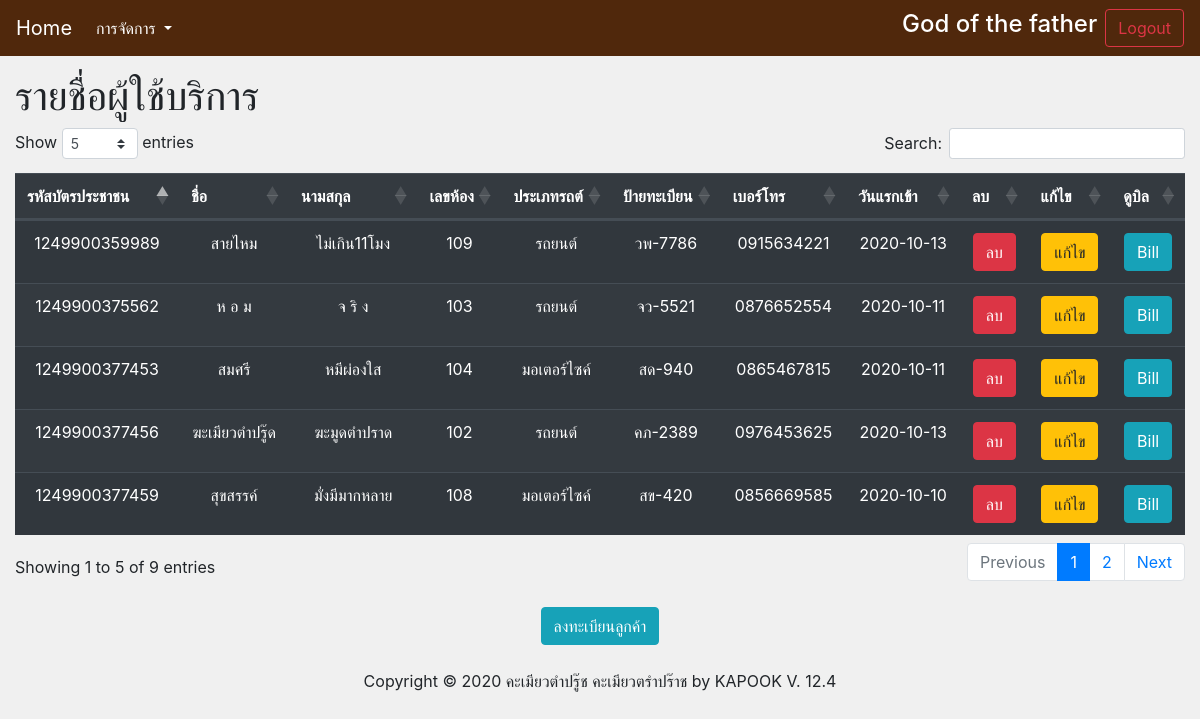
Screenshot of /admin.php (signed in) with the database file from the repository.
### tables this page shows
CREATE TABLE `member` (
  `id_member` int(11) NOT NULL,
  `idcard_member` varchar(14) NOT NULL,
  `name_member` varchar(30) NOT NULL,
  `sur_member` varchar(30) NOT NULL,
  `room_member` varchar(5) NOT NULL,
  `vehicle_member` varchar(12) DEFAULT NULL,
  `plate_member` varchar(10) DEFAULT NULL,
  `phone_member` varchar(10) NOT NULL,
  `fristday_member` date DEFAULT NULL
);

### admin.php (the view, shortened to what this page needs)
<?php
require 'connect.php';
if (!$_SESSION['userid']) {
    echo "<script>";
    echo "alert('ไม่ได้มีการ login เข้ามาอย่างถูกต้อง\nกรุณากลับไป Login เข้าใช้งานให้ถูกต้อง')";
    echo "</script>";
    Header('Refresh:0; url=index.php');
} else if ($_SESSION['userstatus'] == "user") {
    echo "<script>";
    echo "alert('ไม่มีสิทธิ์ในการใช้งาน\nจะต้องเป็นผู้ใช้ระดับ Admin เท่านั้น')";
    echo "</script>";
} else {
    $name_login = $_SESSION['name'];
    $query  = "SELECT * FROM rental.member";
    $result = mysqli_query($connect, $query);
?>
    <html>
    <head>
        <link rel="stylesheet" href="https://maxcdn.bootstrapcdn.com/bootstrap/4.0.0/css/bootstrap.min.css">
        <link rel="stylesheet" href="https://cdnjs.cloudflare.com/ajax/libs/twitter-bootstrap/4.5.2/css/bootstrap.css">
        <link rel="stylesheet" href="https://cdn.datatables.net/1.10.22/css/dataTables.bootstrap4.min.css">
        <link rel="stylesheet" href=" https://cdn.datatables.net/buttons/1.6.4/css/buttons.bootstrap4.min.css">
        <link rel="stylesheet" href="asset/style.css">
    </head>
    <body>
        <div class="sticky-top">
            <nav class="navbar navbar-expand-lg  navbar-light navbar-brown">
                <a class="navbar-brand text-white" href="admin.php">Home</a>
                <div class="collapse navbar-collapse" id="navbarSupportedContent">
                    <ul class="navbar-nav mr-auto">
                        <li class="nav-item dropdown">
                            <a class="nav-link dropdown-toggle text-white" href="#" id="navbarDropdown" role="button" data-toggle="dropdown" aria-haspopup="true" aria-expanded="false">
                                การจัดการ
                            </a>
                        </li>
                    </ul>
                    <form class="form-inline my-2 my-lg-0">
                        <h4 class="mr-sm-2 text-white"><?php echo $name_login; ?></h4>
                        <button type="button" class="btn btn-outline-danger" data-toggle="modal" data-target="#exampleModal">
                            Logout
                        </button>
                    </form>
                </div>
            </nav>
        </div>
        <div class="container-fluid pt-3">
            <h1>รายชื่อผู้ใช้บริการ</h1>
            <table class="table table-striped table-dark table-hover text-center" id="viewmember" style="width:100%">
                <thead>
                    <tr>
                        <th>รหัสบัตรประชาชน</th>
                        <th>ชื่อ</th>
                        <th>นามสกุล</th>
                        <th>เลขห้อง</th>
                        <th>ประเภทรถต์</th>
                        <th>ป้ายทะเบียน</th>
                        <th>เบอร์โทร</th>
                        <th>วันแรกเข้า</th>
                        <th>ลบ</th>
                        <th>แก้ไข</th>
                        <th>ดูบิล</th>
                    </tr>
                </thead>
                <tbody>
                    <?php while ($row = mysqli_fetch_array($result)) { ?>
                        <tr>
                            <td><?php echo $row['idcard_member']; ?></td>
                            <td><?php echo $row['name_member']; ?></td>
                            <td><?php echo $row['sur_member']; ?></td>
                            <td><?php echo $row['room_member']; ?></td>
                            <td><?php echo $row['vehicle_member']; ?></td>
                            <td><?php echo $row['plate_member']; ?></td>
                            <td><?php echo $row['phone_member']; ?></td>
                            <td><?php echo $row['fristday_member']; ?></td>
                            <td><button type="button" id="<?php echo $row['id_member'] ?>" Numroom="<?php echo $row['room_member']; ?>" class="btn btn-danger delete" data-toggle="modal" data-target="#delete">ลบ</button></td>
                            <td><a href="editMember.php?id_member=<?php echo $row['id_member']; ?>" class="btn btn-warning">แก้ไข</a></td>
                            <td><a href="billReport.php?id_member=<?php echo $row['id_member']; ?> & name=<?php echo $row['name_member'] . " " . $row['sur_member']; ?>" class="btn btn-info">Bill</a></td>
                        </tr>
                    <?php } ?>
                </tbody>
            </table><br>
            <center>
                <a href="registerMember.php" class="btn btn-info">ลงทะเบียนลูกค้า</a>
            </center>
            <br>
            <center>Copyright © 2020 คะเมียวตำปรู๊ช คะเมียวตรำปร๊าช by KAPOOK V. 12.4</center><br>
        </div>
    </body>
    </html>
<?php } ?>

### asset/style.css (style rules this page uses)
.navbar-brown { background-color:rgb(80, 40, 12) }
body { background-color: rgb(240, 240, 240); }

### rows the page displays
member: idcard_member "1249900377459", name_member "สุขสรรค์", sur_member "มั่งมีมากหลาย", room_member "108", vehicle_member "มอเตอร์ไซค์", plate_member "สข-420", phone_member "0856669585", fristday_member "2020-10-10"
member: idcard_member "1249900375562", name_member "ห อ ม", sur_member "จ ริ ง", room_member "103", vehicle_member "รถยนต์", plate_member "จว-5521", phone_member "0876652554", fristday_member "2020-10-11"
member: idcard_member "1249900377453", name_member "สมศรี", sur_member "หมีผ่องใส", room_member "104", vehicle_member "มอเตอร์ไซค์", plate_member "สด-940", phone_member "0865467815", fristday_member "2020-10-11"
member: idcard_member "1249900377456", name_member "ฆะเมียวตำปรู๊ด", sur_member "ฆะมูดตำปราด", room_member "102", vehicle_member "รถยนต์", plate_member "คภ-2389", phone_member "0976453625", fristday_member "2020-10-13"
member: idcard_member "1249900359989", name_member "สายไหม", sur_member "ไม่เกิน11โมง", room_member "109", vehicle_member "รถยนต์", plate_member "วพ-7786", phone_member "0915634221", fristday_member "2020-10-13"

### other values shown
$name_login "God of the father"
